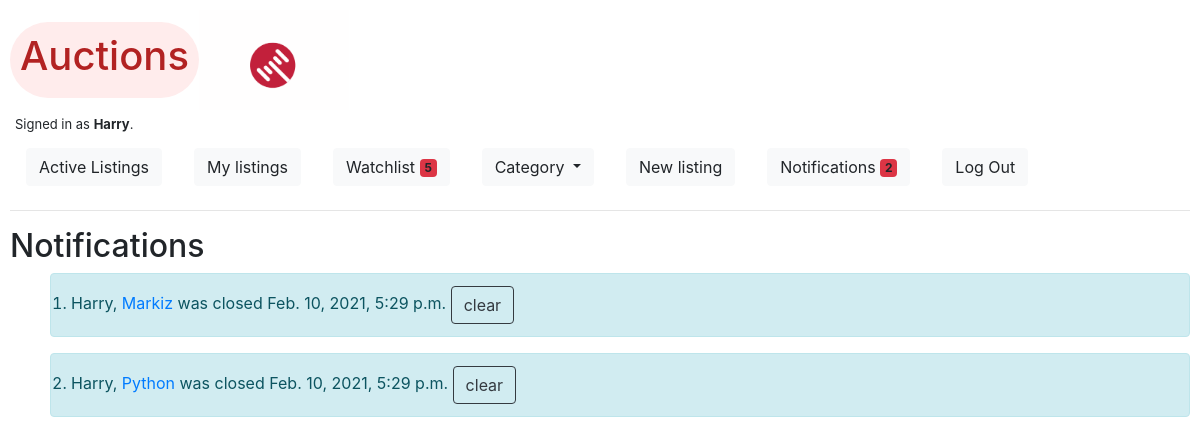
The page /notifications (signed in) on the database its author committed.
### auctions/models.py (models this page shows, shortened)
class User(AbstractUser):
    pass

class Notification(models.Model):
    datetime = models.DateTimeField(auto_now_add=True, blank=True)
    user = models.ForeignKey(User, on_delete=models.CASCADE, related_name="notifications")
    notification = models.CharField(max_length=255)

### auctions/views.py (the view)
# urls.py: path("notifications", views.notifications, name="notifications"),
@login_required
def notifications(request):
    if request.method == "POST":
        Notification.objects.all().filter(notification=str(request.POST['notification'])).delete()
        notif = Notification.objects.all().filter(user=request.user)
        return render(request, 'auctions/notifications.html', {
            "notifications": notif,
        })
    else:
        notif = Notification.objects.all().filter(user=request.user)
        return render(request, 'auctions/notifications.html', {
            "notifications": notif,
        })

### auctions/templates/auctions/notifications.html (shortened to what this page needs)
{% extends "auctions/layout.html" %}
{% block body %}
    <h2>Notifications</h2>
    <ol>
        {% for notification in notifications %}
            <div class="alert alert-info" role="alert">
                <li>
                    <form method="POST">
                        {{ notification.user }},
                        <a href="{% url 'listing' notification.notification %}">
                            {{ notification.notification }}</a> was closed {{ notification.datetime }}
                        <button class="btn btn-outline-dark" type="submit" name='notification'
                        value="{{ notification.notification }}"> clear </button>
                    </form>
                </li>
            </div>
        {% endfor %}
    </ol>
{% endblock %}

### auctions/templates/auctions/layout.html (shortened to what this page needs)
{% load static %}
<!DOCTYPE html>
<html lang="en">
    <head>
        <link rel="stylesheet" href="https://stackpath.bootstrapcdn.com/bootstrap/4.4.1/css/bootstrap.min.css">
        <link rel="stylesheet" href="{% static 'auctions/styles.css' %}">
        <link rel="stylesheet" href="{% static 'auctions/color.css' %}">
        <script src="https://cdn.jsdelivr.net/npm/bootstrap@5.0.0-beta1/dist/js/bootstrap.min.js"></script>    </head>
    <body class="auctions">
        <div class="title">
            <div id="auction_logo"><h1>Auctions</h1></div>
            <div class="gif"></div>
        </div>
        <div id="is_authenticated">
            {% if user.is_authenticated %}
                Signed in as <strong>{{ user.username }}</strong>.
            {% else %}
                Not signed in.
            {% endif %}
        </div>
        <ul class="nav">
                <li class="nav-item">
                    <a class="nav-link" href="{% url 'index' %}">
                        <button type="button" class="btn btn-light">
                            Active Listings
                        </button>
                    </a>
                </li>
                {% if user.is_authenticated %}
                    <li class="nav-item">
                        <a class="nav-link" href="{% url 'my_listings' %}">
                            <button type="button" class="btn btn-light">
                                My listings
                            </button>
                        </a>
                    </li>
                    <li class="nav-item">
                        <a class="nav-link" href="{% url 'watchlist' %}">
                            <button type="button" class="btn btn-light">
                                Watchlist <span class="badge bg-danger">{% if request.user.watch.count != 0 %} {{ request.user.watch.count }} {% endif %}</span>
                              </button></a>
                    </li>
                    <li class="nav-item">
                        <div class="nav-link">
                            <a class="btn btn-light dropdown-toggle" href="#" role="button" id="dropdownMenuLink" data-toggle="dropdown" aria-haspopup="true" aria-expanded="false">
                            Category
                            </a>
                        </div>
                    </li>
                    <li class="nav-item">
                        <a class="nav-link" href="{% url 'new_listing' %}">
                            <button type="button" class="btn btn-light">
                                New listing
                            </button>
                        </a>
                    </li>
                    <li class="nav-item">
                        <a class="nav-link" href="{% url 'notifications' %}">
                            <button type="button" class="btn btn-light">
                                Notifications <span class="badge bg-danger">{% if request.user.notifications.count != 0 %} {{ request.user.notifications.count }} {% endif %}</span>
                              </button></a>
                    </li>
                    <li class="nav-item">
                        <a class="nav-link" href="{% url 'logout' %}">
                            <button type="button" class="btn btn-light">
                                Log Out
                            </button>
                        </a>
                    </li>
                {% endif %}
        </ul>
        <hr>
        {% block body %}
        {% endblock %}
    </body>
</html>

### auctions/static/auctions/styles.css (style rules this page uses)
.auctions { padding: 10px; }
#is_authenticated { font-size: small; padding: 5px; text-align: left; padding-right: 15px; }
#auction_logo { color:firebrick; border-radius: 70px; padding: 10px; }
@media (min-width: 600px) { body { background-color: white; } }
.title { display: inline-flex; align-items: center; width: 100%; }
.title .gif { background-image: url("dribbble.gif"); background-size: cover; width: 150px; height: 100px; }

### auctions/static/auctions/color.css (style rules this page uses)
.auctions .title div { background-color: #ffecec; }

### rows shown on the page
User: username "Harry", user.watch.count "5", user.notifications.count "2"
Notification: user "Harry", notification "Markiz", datetime "Feb. 10, 2021, 5:29 p.m."
Notification: user "Harry", notification "Python", datetime "Feb. 10, 2021, 5:29 p.m."
